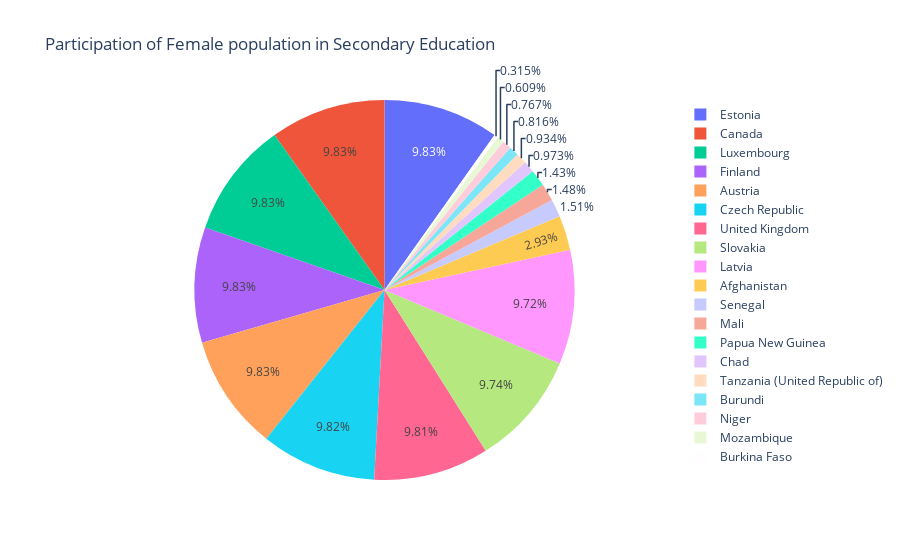

Notebook code for this chart:
### Code cell
import plotly.express as px
csv_file = "female_education.csv"
df = pd.read_csv(csv_file)

fig = px.pie(df, values='Population_with_Secondary_Education_Female', names='Country' ,hover_data=['Gender_Inequality_Index_GII'], title='Participation of Female population in Secondary Education')

#fig.update_layout(
    #margin=dict(l=20, r=20, t=20, b=20),
    #paper_bgcolor="LightSteelBlue",
#)

fig.show()

### Figure 1 — Plotly figure (JSON) as saved in the notebook; plotly's stock layout.template omitted (floating-point values rounded to 4 significant figures)
{"data": [{"customdata": [[0.164], [0.129], [0.1], [0.075], [0.053], [0.091], [0.177], [0.164], [0.167], [0.677], [0.611], [0.528], [0.693], [0.547], [0.492], [0.713], [0.706], [0.591], [0.631]], "domain": {"x": [0, 1], "y": [0, 1]}, "hovertemplate": "Country=%{label}<br>Population_with_Secondary_Education_Female=%{value}<br>Gender_Inequality_Index_GII=%{customdata[0]}<extra></extra>", "labels": ["Estonia", "Canada", "Luxembourg", "Finland", "Austria", "Czech Republic", "United Kingdom", "Slovakia", "Latvia", "Mali", "Papua New Guinea", "Senegal", "Afghanistan", "Tanzania (United Republic of)", "Burundi", "Niger", "Chad", "Mozambique", "Burkina Faso"], "legendgroup": "", "name": "", "showlegend": true, "type": "pie", "values": [100, 100, 100, 100, 100, 99.9, 99.8, 99.1, 98.9, 15.1, 14.5, 15.4, 29.8, 9.5, 8.3, 7.8, 9.9, 6.2, 3.2]}], "layout": {"legend": {"tracegroupgap": 0}, "title": {"text": "Participation of Female population in Secondary Education"}}}
